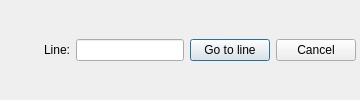
<?xml version="1.0" encoding="UTF-8"?>
<!--
  ~ Wireshark - Network traffic analyzer
  ~ By Gerald Combs <gerald@wireshark.org>
  ~ Copyright 1998 Gerald Combs
  ~
  ~ SPDX-License-Identifier: GPL-2.0-or-later
  -->
<ui version="4.0">
 <class>LuaDebuggerGoToLineFrame</class>
 <widget class="AccordionFrame" name="LuaDebuggerGoToLineFrame">
  <property name="frameShape">
   <enum>QFrame::NoFrame</enum>
  </property>
  <property name="frameShadow">
   <enum>QFrame::Plain</enum>
  </property>
  <layout class="QHBoxLayout" name="horizontalLayout">
   <property name="spacing">
    <number>6</number>
   </property>
   <property name="leftMargin">
    <number>4</number>
   </property>
   <property name="topMargin">
    <number>2</number>
   </property>
   <property name="rightMargin">
    <number>4</number>
   </property>
   <property name="bottomMargin">
    <number>2</number>
   </property>
   <item>
    <spacer name="leftSpacer">
     <property name="orientation">
      <enum>Qt::Horizontal</enum>
     </property>
     <property name="sizeHint" stdset="0">
      <size>
       <width>40</width>
       <height>10</height>
      </size>
     </property>
    </spacer>
   </item>
   <item>
    <widget class="QLabel" name="lineLabel">
     <property name="text">
      <string>Line:</string>
     </property>
    </widget>
   </item>
   <item>
    <widget class="QLineEdit" name="lineLineEdit">
     <property name="maximumSize">
      <size>
       <width>120</width>
       <height>16777215</height>
      </size>
     </property>
    </widget>
   </item>
   <item>
    <widget class="QPushButton" name="goButton">
     <property name="text">
      <string>Go to line</string>
     </property>
     <property name="default">
      <bool>true</bool>
     </property>
    </widget>
   </item>
   <item>
    <widget class="QPushButton" name="cancelButton">
     <property name="text">
      <string>Cancel</string>
     </property>
    </widget>
   </item>
  </layout>
 </widget>
 <customwidgets>
  <customwidget>
   <class>AccordionFrame</class>
   <extends>QFrame</extends>
   <header>accordion_frame.h</header>
   <container>1</container>
  </customwidget>
 </customwidgets>
 <resources/>
 <connections/>
</ui>
